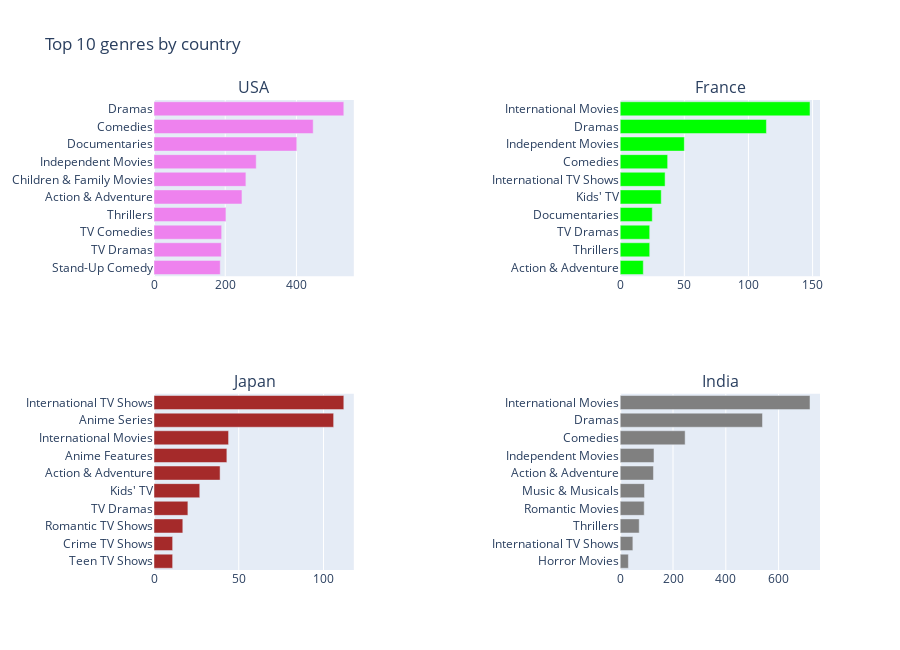

Notebook code cell kept with this figure:
### Code cell
# Objective 3: The top 10 genres by Countries
def top_genre_by_country(df, country):
  genre_counter = c.Counter(", ".join(df_by_country(df_netflix, country)['listed_in']).split(", ")).most_common(10)
  genre = [val[0] for val in genre_counter][::-1]
  count = [val[1] for val in genre_counter][::-1]
  return genre, count

fig = make_subplots(rows=2, cols=2, horizontal_spacing=0.4,
      subplot_titles=("USA",'France', 'Japan', 'India'))
country = ['United States', 'France', 'Japan', 'India']
colors = ['Violet', 'Lime', 'Brown', 'Grey']
position = [(1,1), (1,2), (2,1), (2,2)]

for i in np.arange(len(country)):
  genre, count = top_genre_by_country(df_netflix, country[i])
  fig.add_trace(go.Bar(y=genre, x=count, 
                       orientation="h", name="", 
                       marker=dict(color=colors[i])), position[i][0],  position[i][1])
  
  fig.update_layout(showlegend=False, height = 650, width = 900, title_text="Top 10 genres by country")
  
fig.show()

### Figure 1 — Plotly figure (JSON) as saved in the notebook; plotly's stock layout.template omitted (floating-point values rounded to 4 significant figures)
{"data": [{"marker": {"color": "Violet"}, "name": "", "orientation": "h", "type": "bar", "x": [186, 189, 190, 202, 247, 258, 287, 401, 447, 533], "xaxis": "x", "y": ["Stand-Up Comedy", "TV Dramas", "TV Comedies", "Thrillers", "Action & Adventure", "Children & Family Movies", "Independent Movies", "Documentaries", "Comedies", "Dramas"], "yaxis": "y"}, {"marker": {"color": "Lime"}, "name": "", "orientation": "h", "type": "bar", "x": [18, 23, 23, 25, 32, 35, 37, 50, 114, 148], "xaxis": "x2", "y": ["Action & Adventure", "Thrillers", "TV Dramas", "Documentaries", "Kids' TV", "International TV Shows", "Comedies", "Independent Movies", "Dramas", "International Movies"], "yaxis": "y2"}, {"marker": {"color": "Brown"}, "name": "", "orientation": "h", "type": "bar", "x": [11, 11, 17, 20, 27, 39, 43, 44, 106, 112], "xaxis": "x3", "y": ["Teen TV Shows", "Crime TV Shows", "Romantic TV Shows", "TV Dramas", "Kids' TV", "Action & Adventure", "Anime Features", "International Movies", "Anime Series", "International TV Shows"], "yaxis": "y3"}, {"marker": {"color": "Grey"}, "name": "", "orientation": "h", "type": "bar", "x": [31, 48, 72, 91, 92, 126, 128, 246, 539, 719], "xaxis": "x4", "y": ["Horror Movies", "International TV Shows", "Thrillers", "Romantic Movies", "Music & Musicals", "Action & Adventure", "Independent Movies", "Comedies", "Dramas", "International Movies"], "yaxis": "y4"}], "layout": {"annotations": [{"font": {"size": 16}, "showarrow": false, "text": "USA", "x": 0.15, "xanchor": "center", "xref": "paper", "y": 1, "yanchor": "bottom", "yref": "paper"}, {"font": {"size": 16}, "showarrow": false, "text": "France", "x": 0.85, "xanchor": "center", "xref": "paper", "y": 1, "yanchor": "bottom", "yref": "paper"}, {"font": {"size": 16}, "showarrow": false, "text": "Japan", "x": 0.15, "xanchor": "center", "xref": "paper", "y": 0.375, "yanchor": "bottom", "yref": "paper"}, {"font": {"size": 16}, "showarrow": false, "text": "India", "x": 0.85, "xanchor": "center", "xref": "paper", "y": 0.375, "yanchor": "bottom", "yref": "paper"}], "height": 650, "showlegend": false, "title": {"text": "Top 10 genres by country"}, "width": 900, "xaxis": {"anchor": "y", "domain": [0, 0.3]}, "xaxis2": {"anchor": "y2", "domain": [0.7, 1]}, "xaxis3": {"anchor": "y3", "domain": [0, 0.3]}, "xaxis4": {"anchor": "y4", "domain": [0.7, 1]}, "yaxis": {"anchor": "x", "domain": [0.625, 1]}, "yaxis2": {"anchor": "x2", "domain": [0.625, 1]}, "yaxis3": {"anchor": "x3", "domain": [0, 0.375]}, "yaxis4": {"anchor": "x4", "domain": [0, 0.375]}}}
